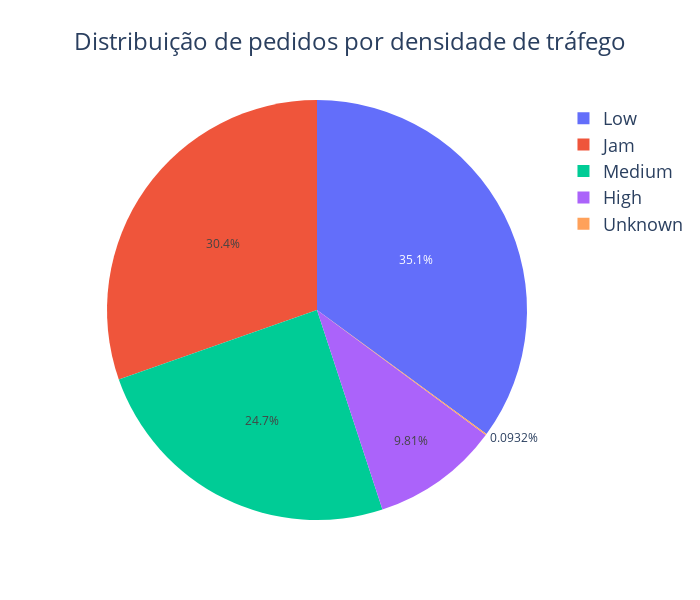

This figure's notebook cell:
### Code cell
# Desenhar gráfico de pizza
fig = px.pie(df, values="percent", names="Road_traffic_density", title="Distribuição de pedidos por densidade de tráfego")
fig.update_layout(width=700, height=600,
    title={"x": 0.5, "xanchor": "center", "font": {"size": 24}},
    legend={"font": {"size": 18}})
fig.show()

### Figure 1 — Plotly figure (JSON) as saved in the notebook; plotly's stock layout.template omitted (floating-point values rounded to 4 significant figures)
{"data": [{"domain": {"x": [0, 1], "y": [0, 1]}, "hovertemplate": "Road_traffic_density=%{label}<br>percent=%{value}<extra></extra>", "labels": ["High", "Jam", "Low", "Medium", "Unknown"], "legendgroup": "", "name": "", "showlegend": true, "type": "pie", "values": [0.09811, 0.3037, 0.3505, 0.2468, 0.0009322]}], "layout": {"height": 600, "legend": {"font": {"size": 18}, "tracegroupgap": 0}, "title": {"font": {"size": 24}, "text": "Distribuição de pedidos por densidade de tráfego", "x": 0.5, "xanchor": "center"}, "width": 700}}
